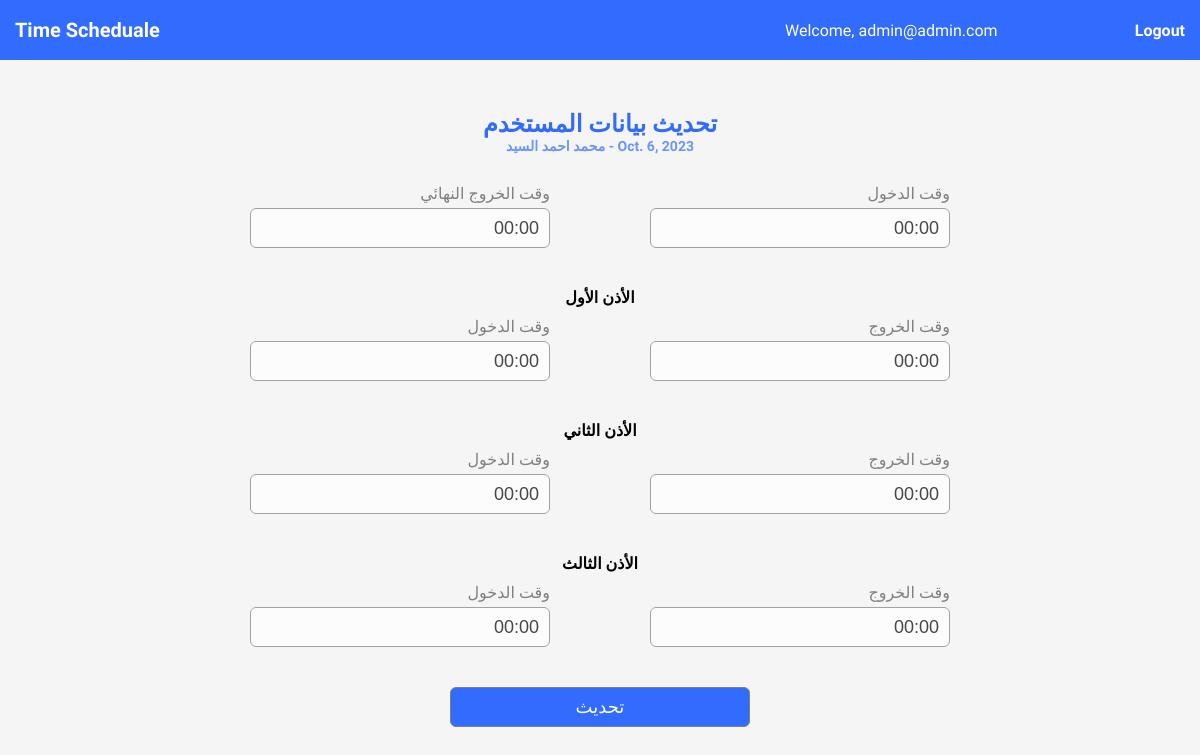
The page /managment/update/6 (signed in) on the database its author committed.
### accounts/models.py (models this page shows, shortened)
class UserAccount(AbstractBaseUser, PermissionsMixin):
    email = models.EmailField(max_length=255, unique=True)
    name = models.CharField(max_length=255)
    is_active = models.BooleanField(default=False)
    is_staff = models.BooleanField(default=False)
    is_data = models.BooleanField(default=False)
    is_permit = models.BooleanField(default=False)
    is_info = models.BooleanField(default=False)
    objects = UserAccountManager()
    USERNAME_FIELD = 'email'
    REQUIRED_FIELDS = ['name']

### employee/models.py (models this page shows, shortened)
class Employee(models.Model):
    name = models.CharField(max_length=300, null=True, blank=True)
    civil_id = models.CharField(max_length=300, null=True, blank=True)
    department = models.CharField(max_length=300, null=True, blank=True)
    enterance_time = models.TimeField(default=time(0,0) , null=True, blank=True)
    permission_leaving_time = models.TimeField(default=time(0,0), null=True, blank=True)
    permission_entering_time = models.TimeField(default=time(0,0), null=True, blank=True)
    is_permit_private_1 = models.BooleanField(default=True, null=True, blank=True)
    is_permit_hospital_1 = models.BooleanField(default=False, null=True, blank=True)
    is_permit_official_1 = models.BooleanField(default=False, null=True, blank=True)
    permission_leaving_time_2 = models.TimeField(default=time(0,0), null=True, blank=True)
    permission_entering_time_2 = models.TimeField(default=time(0,0), null=True, blank=True)
    is_permit_private_2 = models.BooleanField(default=True, null=True, blank=True)
    is_permit_hospital_2 = models.BooleanField(default=False, null=True, blank=True)
    is_permit_official_2 = models.BooleanField(default=False, null=True, blank=True)
    permission_leaving_time_3 = models.TimeField(default=time(0,0), null=True, blank=True)
    permission_entering_time_3 = models.TimeField(default=time(0,0), null=True, blank=True)
    is_permit_private_3 = models.BooleanField(default=True, null=True, blank=True)
    is_permit_hospital_3 = models.BooleanField(default=False, null=True, blank=True)
    is_permit_official_3 = models.BooleanField(default=False, null=True, blank=True)
    final_leaving_time = models.TimeField(default=time(0,0),null=True, blank=True)
    created_date = models.DateTimeField(default=timezone.now)

### managment/views.py (the view, shortened to what this page needs)
# urls.py: path("update/<str:pk>", UpdateView.as_view(), name="managment_update"),
class UpdateView(View):
    def get(self,request, pk):
        employee = Employee.objects.get(pk=pk)
        id = employee.id
        name = employee.name
        created_date = today
        enterance_time = employee.enterance_time.strftime("%H:%M")
        final_leaving_time = employee.final_leaving_time.strftime("%H:%M")
        permission_leaving_time = employee.permission_leaving_time.strftime("%H:%M")
        permission_entering_time = employee.permission_entering_time.strftime("%H:%M")
        permission_leaving_time_2 = employee.permission_leaving_time_2.strftime("%H:%M")
        permission_entering_time_2 = employee.permission_entering_time_2.strftime("%H:%M")
        permission_leaving_time_3 = employee.permission_leaving_time_3.strftime("%H:%M")
        permission_entering_time_3 = employee.permission_entering_time_3.strftime("%H:%M")
        context = {"id":id, "name":name, "created_date":created_date,  "enterance_time":enterance_time, "final_leaving_time":final_leaving_time, "permission_leaving_time":permission_leaving_time, "permission_entering_time":permission_entering_time,
                  "permission_leaving_time_2":permission_leaving_time_2,"permission_entering_time_2":permission_entering_time_2,
                  "permission_leaving_time_3":permission_leaving_time_3, "permission_entering_time_3":permission_entering_time_3}
        return render(request, "managment/update.html", context)

### templates/managment/update.html (shortened to what this page needs)
{% extends 'base.html' %}
{% load static %}
{% block content %}
<link rel="stylesheet" href="{% static 'css/update.css' %}" />
{% include "navebar.html" %}
<div class="container">
    <h2>تحديث بيانات المستخدم</h1>
    <h3>{{name}} - {{created_date}}</h3>
    <form method="POST" action="{% url "managment_update" id %}" dir="rtl">
        <div class="row">
            <div class="input-item">
                <label for="enter-time">وقت الدخول</label>
                <input type="text" name="enter-time" id="enter-time" value={{enterance_time}} />
            </div>
            <div class="input-item">
                <label for="final-leave-time">وقت الخروج النهائي</label>
                <input type="text" name="final-leave-time" id="final-leave-time" value={{final_leaving_time}} />
            </div>
       </div>
       <div class="permission-lable">
        <p>الأذن الأول</p>
       </div>
       <div class="row">
        <div class="input-item">
            <label for="permission-leave-time-1">وقت الخروج</label>
            <input type="text" name="permission-leave-time-1" id="permission-leave-time-1" value={{permission_leaving_time}} />
        </div>
        <div class="input-item">
            <label for="permission-enter-time-1">وقت الدخول</label>
            <input type="text" name="permission-enter-time-1" id="permission-enter-time-1" value={{permission_entering_time}} />
        </div>
    </div>
    <div class="permission-lable">
        <p>الأذن الثاني</p>
    </div>
    <div class="row">
        <div class="input-item">
            <label for="permission-leave-time-2">وقت الخروج</label>
            <input type="text" name="permission-leave-time-2" id="permission-leave-time-2" value={{permission_leaving_time_2}} />
        </div>
        <div class="input-item">
            <label for="permission-enter-time-2">وقت الدخول</label>
            <input type="text" name="permission-enter-time-2" id="permission-enter-time-2" value={{permission_entering_time_2}} />
        </div>
    </div>
    <div class="permission-lable">
        <p>الأذن الثالث</p>
    </div>
    <div class="row">
        <div class="input-item">
            <label for="permission-leave-time-3">وقت الخروج</label>
            <input type="text" name="permission-leave-time-3" id="permission-leave-time-3" value={{permission_leaving_time_3}} />
        </div>
        <div class="input-item">
            <label for="permission-enter-time-3">وقت الدخول</label>
            <input type="text" name="permission-enter-time-3" id="permission-enter-time-3" value={{permission_entering_time_3}} />
        </div>
    </div>
    <div class="button">
        <button type="submit">تحديث</button>
    </div>
    </form>
</div>
{% endblock content %}

### templates/navebar.html
{% load static %}
<link rel="stylesheet" href="{% static 'css/nav.css' %}" />
<div class="nav-container">
  <h1>Time Scheduale</h1>
  <div class="user">
    {% if user.is_authenticated  %}
    <p>Welcome, {{user.email}}</p>
    {% endif %}
    <a href="{% url 'logout_page' %}">Logout</a>
  </div>
</div>

### static/css/update.css (style rules this page uses)
* { box-sizing: border-box; padding: 0; margin: 0; }
body { background-color: #f5f5f5; font-family: "Crete Round", serif; font-family: "Signika Negative", sans-serif; height: 100vh; }
.container { display: flex; justify-content: center; align-items: center; flex-direction: column; justify-content: flex-start; padding-top: 50px; }
.container h2 { color: rgba(49, 108, 255, 255); }
.container h3 { opacity: 0.7; font-size: 14px; color: rgba(49, 108, 255, 255); }
.container .permission-lable { width: 60%; margin-top: 30px; text-align: center; color: black; font-weight: 700; }
.container form { margin-top: 30px; display: flex; flex-direction: column; justify-content: center; align-items: center; gap: 10px; }
form .row { display: flex; flex-direction: row; gap: 100px; justify-content: center; align-items: center; }
form .row .input-item { display: flex; flex-direction: column; justify-content: center; align-items: flex-start; gap: 5px; }
.input-item label { color: gray; }
.input-item input { width: 300px; height: 40px; padding-right: 10px; font-size: 18px; font-weight: 500; color: black; opacity: 0.7; border-radius: 6px; border: 0.9px solid gray; }
.container .button { width: 100%; display: flex; align-items: center; justify-content: center; margin-top: 30px; }
.button button { margin-top: 0 auto; display: block; width: 300px; height: 40px; background-color: rgba(49, 108, 255, 255); border-radius: 6px; color: white; font-size: 18px; border: 0.8px solid gray; }

### static/css/nav.css (style rules this page uses)
.nav-container { background-color: rgba(49, 108, 255, 255);; height: 60px; margin: 0; padding: 0; box-sizing: border-box; display: flex; flex-direction: row; align-items: center; color: white; justify-content: space-between; padding-left: 15px; padding-right: 15px; }
.nav-container h1 { margin: 0; padding: 0; font-size: 20px; font-family: 700; }
.nav-container .user { display: flex; flex-direction: row; justify-content: space-between; align-items: center; min-width: 400px; font-weight: 300; }
.nav-container .user a { text-decoration: none; color: white; font-weight: 700; }

### rows shown on the page
UserAccount: email "admin@admin.com", last_login "Oct. 6, 2023"
Employee: name "محمد احمد السيد"
